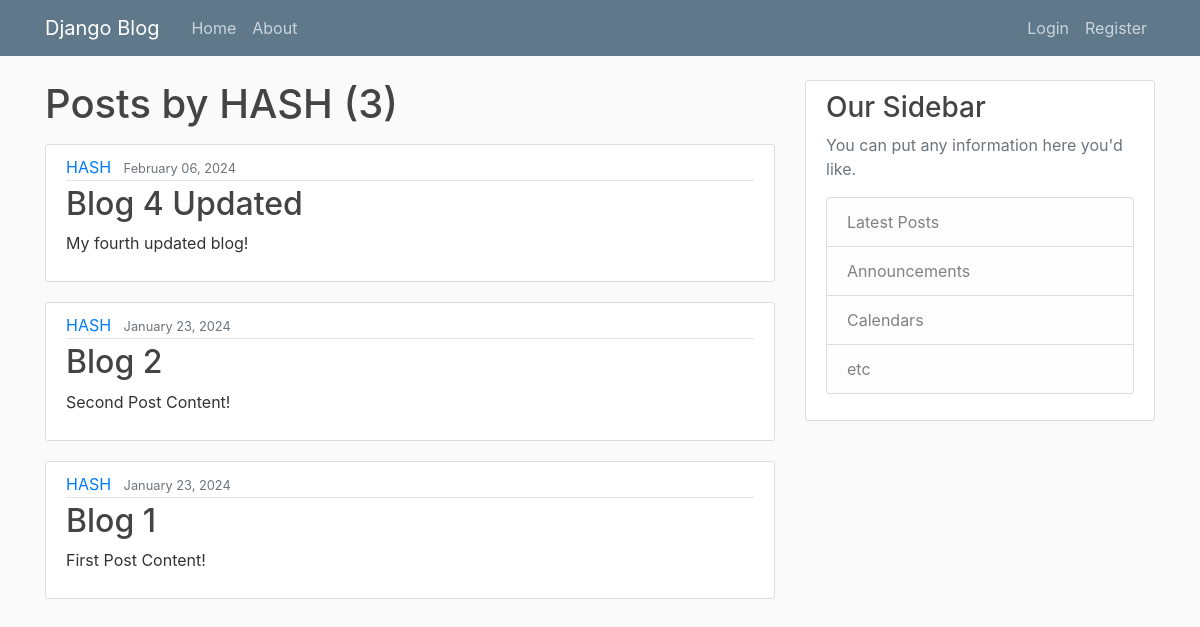
/user/HASH, run on an earlier commit of the app's database.
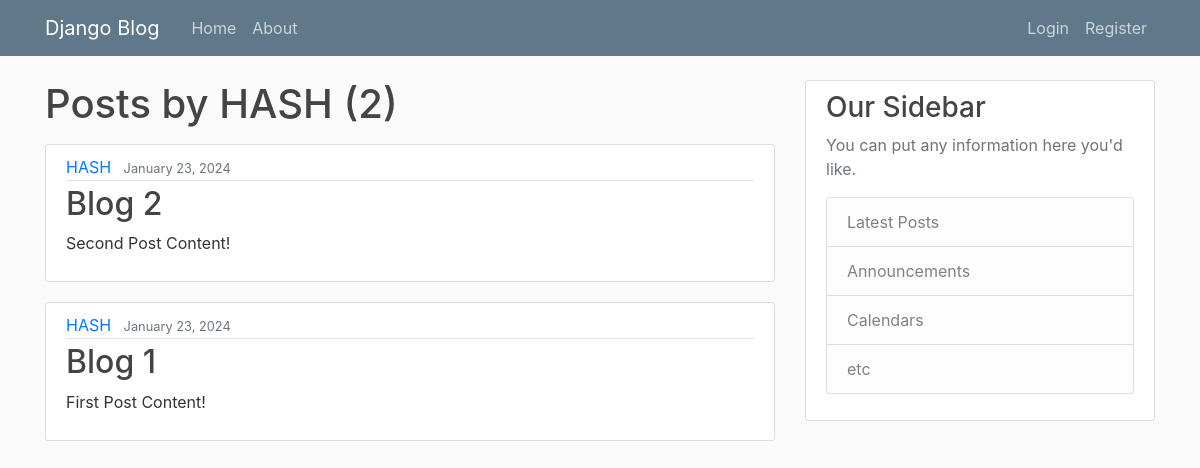
And on a later commit of the database.
### blog/models.py (models this page shows, shortened)
class Post(models.Model):
    title = models.CharField(max_length = 100)
    content = models.TextField()
    date_posted = models.DateTimeField(default = timezone.now)
    author = models.ForeignKey(User, on_delete = models.CASCADE)

### blog/views.py (the view)
# urls.py: path('user/<str:username>', UserPostListView.as_view(), name = 'user_posts'),
class UserPostListView(ListView):
    model = Post
    template_name = 'blog/user_posts.html'  #<app>/<model>_<viewtype>.html
    context_object_name = 'posts'
    paginate_by = 5
    def get_queryset(self):
        user = get_object_or_404(User, username = self.kwargs.get('username'))
        return Post.objects.filter(author=user).order_by('-date_posted')

### blog/templates/blog/user_posts.html (shortened to what this page needs)
{% extends "blog/base.html" %}
{% block content %}
    <h1 class="mb-3">Posts by {{ view.kwargs.username }} ({{ page_obj.paginator.count }})</h1>
    {% for post in posts %}
        <article class="media content-section">
            <div class="media-body">
            <div class="article-metadata">
                <a class="mr-2" href="{% url 'user_posts' post.author.username %}">{{ post.author }}</a>
                <small class="text-muted">{{ post.date_posted|date:"F d, Y" }}</small>
            </div>
            <h2><a class="article-title" href="{% url 'post_detail' post.id %}">{{ post.title }}</a></h2>
            <p class="article-content">{{ post.content }}</p>
            </div>
        </article>
    {% endfor %}
{% endblock content %}

What changed in the data, as far as the page shows it:
removed Post: author "HASH", date_posted "February 06, 2024", title "Blog 4 Updated", content "My fourth updated blog!"
Also different on the page:
{{ page_obj.paginator.count }}: "3" → "2"
